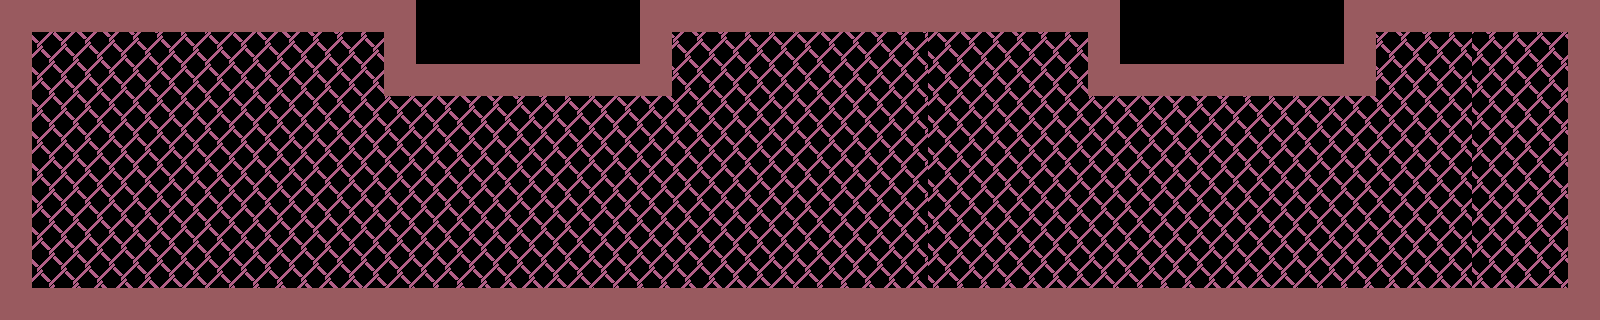

This game map was drawn from its Tiled (.tmx) file and the tilesets committed beside it. A one-line description and the trimmed map source follow:
An orthogonal 50x10 tile map with 32x32 px tiles, 1 tile layer (bg).

<map version="1.0" orientation="orthogonal" renderorder="left-down" width="50" height="10" tilewidth="32" tileheight="32">
 <tileset firstgid="1" name="map" tilewidth="32" tileheight="32">
  <image source="map.png" width="576" height="992" />
 </tileset>
 <layer name="bg" width="50" height="10" opacity="0.8">
  <data>[500 cells, 472 non-empty, 37 distinct tile ids]</data>
 </layer>
</map>
